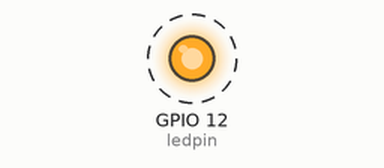
This program was run on a simulated Raspberry Pi (BCM pin numbers). On the bench: output pins drawn as LEDs (lit = HIGH). Dashed ring = blinking. What the program prints to the terminal is not drawn.

Above: at 0.2 s.
Timing chart, 0 to 3.0 s (numbered marks = the images above):
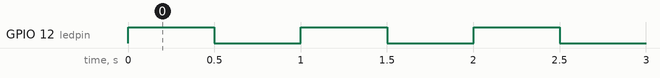

The program:

1.1_led.py
```python
#!/usr/bin/env python
import RPi.GPIO as GPIO       # Подключение модуля GPIO
from time import sleep        # Использование метода sleep из модуля time

ledpin = 12                   # пин 12

GPIO.setmode(GPIO.BCM)        # Установка режима GPIO.BCM
GPIO.setup(ledpin, GPIO.OUT)  # 12 пин настраиваем на вывод
GPIO.setwarnings(False)       # Обработка ошибок

def loop():                            # Основная программа
    while True:
        print('Светодиод включен')
        GPIO.output(12, GPIO.HIGH)     # Светодиод включен
        sleep(0.5)                     # Пауза длительностью 0.5 сек.
        print('Светодиод выключен')
        GPIO.output(12, GPIO.LOW)      # Светодиод выключен
        sleep(0.5)                     # Пауза длительностью 0.5 сек.

def destroy():                         # Функция очистки портов
    GPIO.output(ledpin, GPIO.LOW)      # Светодиод выключен
    GPIO.cleanup()                     # Возврат пинов в исходное состояние

if __name__ == '__main__':     # Начало выполнения программы
    try:
        loop()
    except KeyboardInterrupt:  # Прерывание при нажатии 'Ctrl+C'
        destroy()
```

Measured:
- by itself, GPIO 12 (ledpin): alternates HIGH for 0.50 s and LOW for 0.50 s
